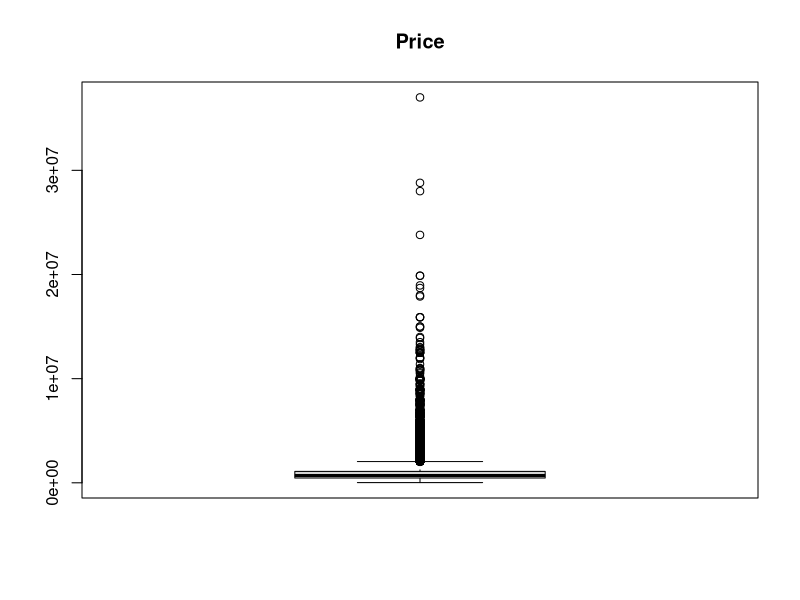
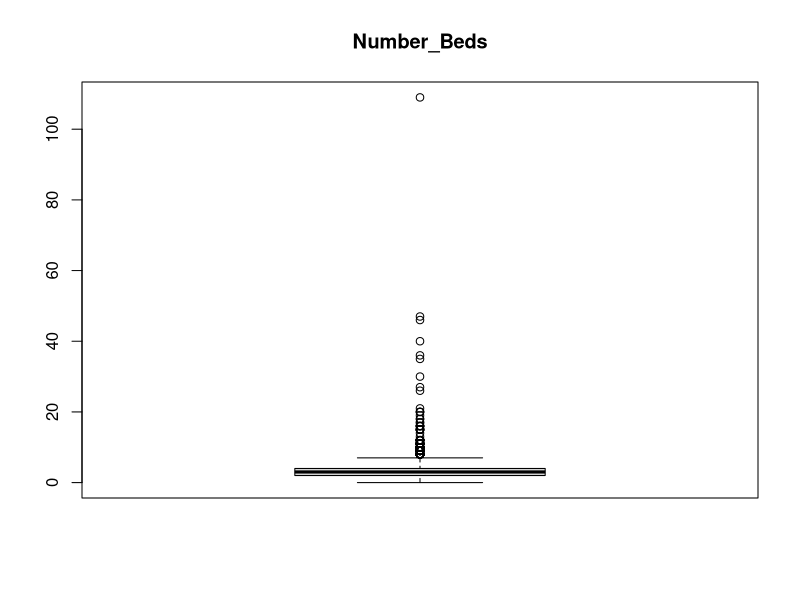
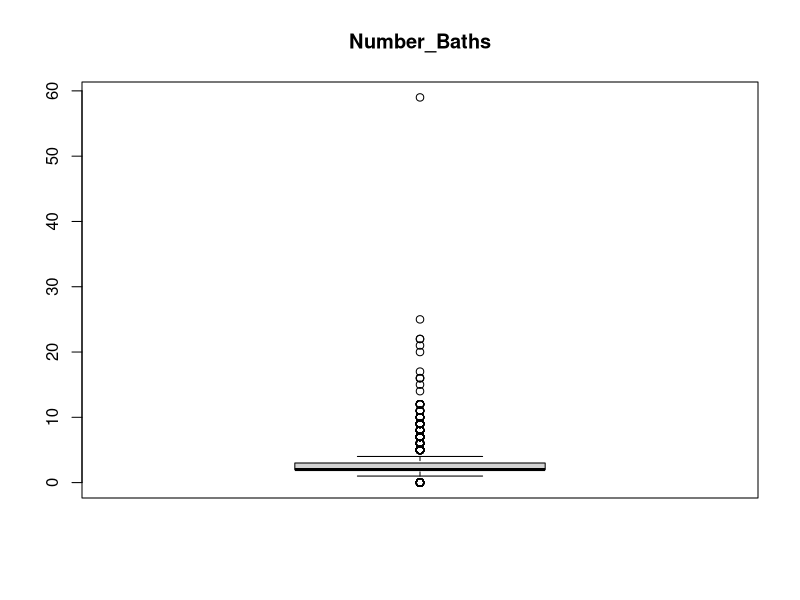
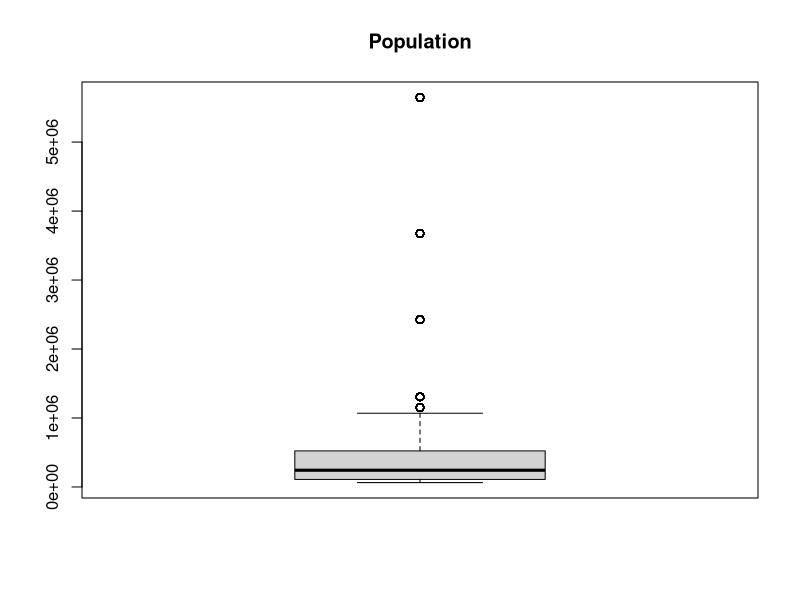
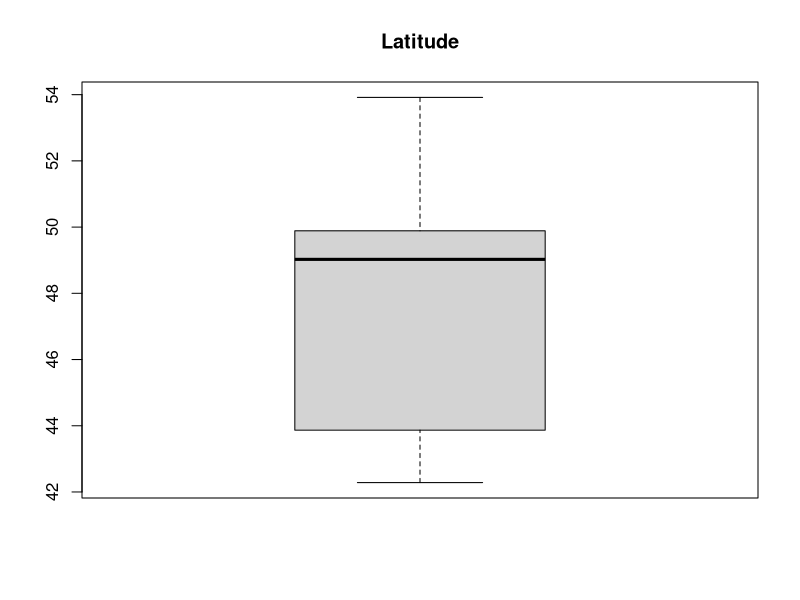
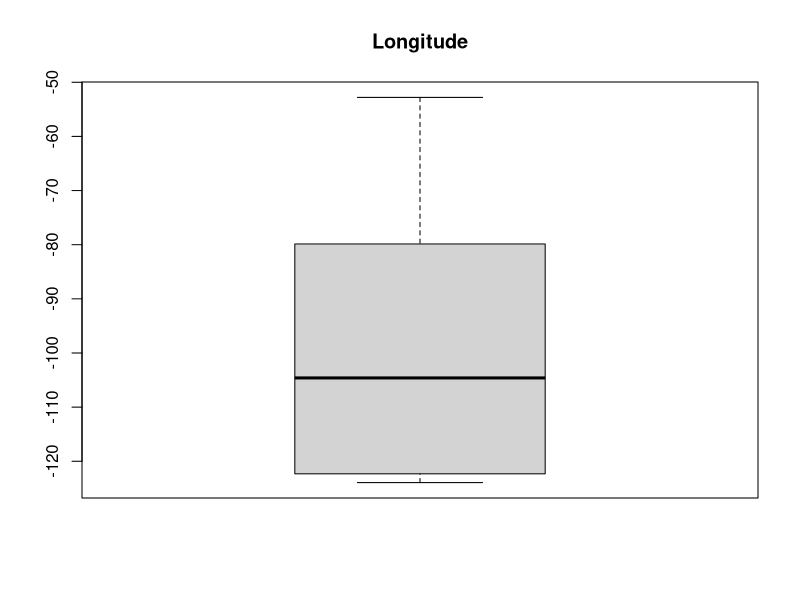
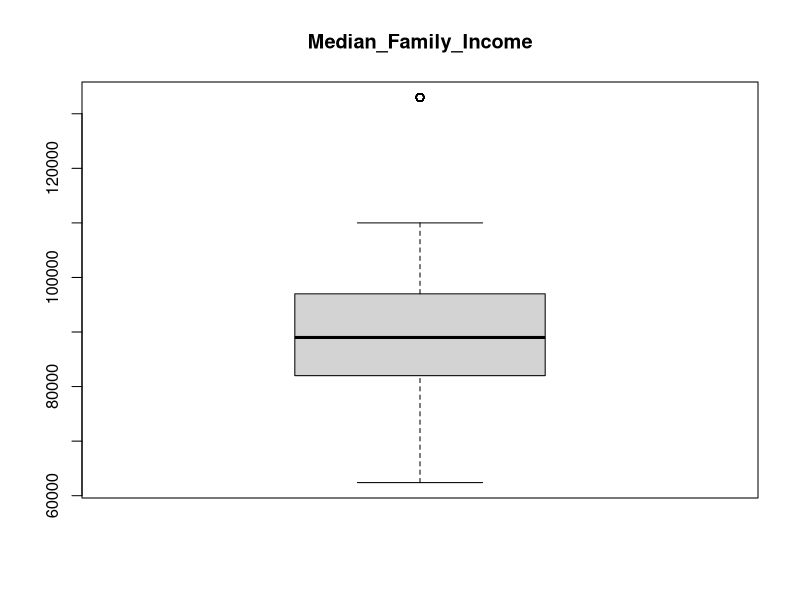

Generate these figures, in order, with R:
## ---- chunk 1
housing <- read.csv("House_listing.csv")
attach(housing)
head(housing)
## ---- chunk 2
print("missing values:")
for(col in unique(names(housing))) {
  cat(col, ":", length(housing[is.na(housing[[col]])]), "\n")
}
## ---- chunk 3
library(dplyr)
length(housing$Latitude[!between(Latitude, 42, 83)])
length(housing$Longitude[!between(housing$Longitude, -141, -52)])
housing$Longitude[housing$Longitude == 63.1005] <- -63.1005
length(housing$Longitude[!between(housing$Longitude, -141, -52)])
write.csv(housing, file = "cleaned_housing.csv")

## ---- chunk 4
housing$Price <- as.numeric(gsub(",", "", housing$Price))
num_cols <- housing[sapply(housing, is.numeric)]
for(col in names(num_cols)) {
  boxplot(housing[col], main=col)
  cat(col, "outliers:")
  print(unique(boxplot.stats(housing[[col]])$out))
}
